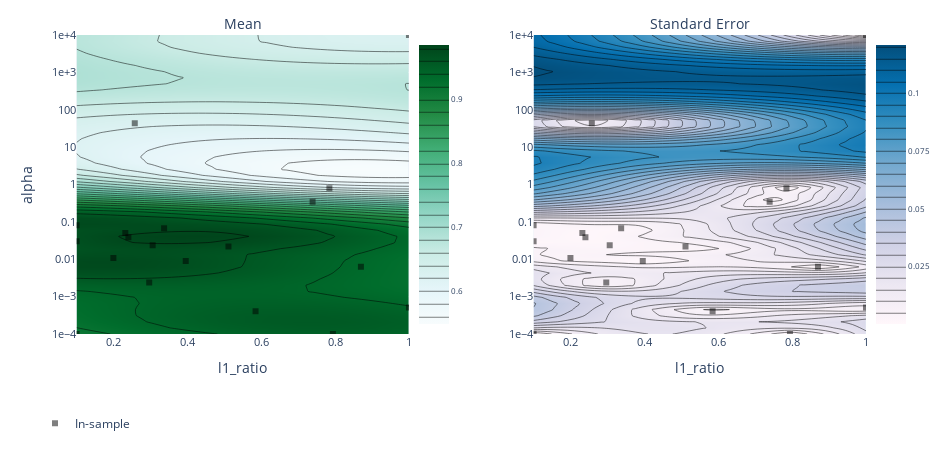

Notebook code cell kept with this figure:
### Markdown cell above
### Plot response surface¶

Contour plot showing classification accuracy as a function of the two hyperparameters.

The black squares show points that we have actually run, notice how they are clustered in the optimal region.

### Code cell
render(plot_contour(model=model, param_x='l1_ratio', param_y='alpha', metric_name='accuracy'))

### Figure 1 — Plotly figure (JSON) as saved in the notebook; plotly's stock layout.template omitted (floating-point values rounded to 4 significant figures; data arrays with more than 128 entries replaced by an {"elided": "..."} marker saying what was removed)
{"data": [{"autocolorscale": false, "autocontour": true, "colorbar": {"tickfont": {"size": 8}, "ticksuffix": "", "x": 0.45, "y": 0.5}, "colorscale": [[0, "rgb(247,252,253)"], [0.125, "rgb(229,245,249)"], [0.25, "rgb(204,236,230)"], [0.375, "rgb(153,216,201)"], [0.5, "rgb(102,194,164)"], [0.625, "rgb(65,174,118)"], [0.75, "rgb(35,139,69)"], [0.875, "rgb(0,109,44)"], [1, "rgb(0,68,27)"]], "contours": {"coloring": "heatmap"}, "hoverinfo": "x+y+z", "ncontours": 25, "type": "contour", "x": [0.1, 0.1184, 0.1367, 0.1551, 0.1735, 0.1918, 0.2102, 0.2286, 0.2469, 0.2653, 0.2837, 0.302, 0.3204, 0.3388, 0.3571, 0.3755, 0.3939, 0.4122, 0.4306, 0.449, 0.4673, 0.4857, 0.5041, 0.5224, 0.5408, 0.5592, 0.5776, 0.5959, 0.6143, 0.6327, 0.651, 0.6694, 0.6878, 0.7061, 0.7245, 0.7429, 0.7612, 0.7796, 0.798, 0.8163, 0.8347, 0.8531, 0.8714, 0.8898, 0.9082, 0.9265, 0.9449, 0.9633, 0.9816, 1], "xaxis": "x", "y": [0.0001, 0.0001456, 0.0002121, 0.0003089, 0.0004498, 0.0006551, 0.0009541, 0.001389, 0.002024, 0.002947, 0.004292, 0.006251, 0.009103, 0.01326, 0.01931, 0.02812, 0.04095, 0.05964, 0.08685, 0.1265, 0.1842, 0.2683, 0.3907, 0.569, 0.8286, 1.207, 1.758, 2.56, 3.728, 5.429, 7.906, 11.51, 16.77, 24.42, 35.56, 51.79, 75.43, 109.9, 160.0, 233.0, 339.3, 494.2, 719.7, 1048.0, 1526.0, 2223.0, 3237.0, 4715.0, 6866.0, 10000], "yaxis": "y", "z": {"elided": "50x50 float values"}, "zauto": true, "zmax": 0.9856, "zmin": -0.9856}, {"autocolorscale": false, "autocontour": true, "colorbar": {"tickfont": {"size": 8}, "ticksuffix": "", "x": 1, "y": 0.5}, "colorscale": [[0, "rgb(255,247,251)"], [0.1429, "rgb(236,231,242)"], [0.2857, "rgb(208,209,230)"], [0.4286, "rgb(166,189,219)"], [0.5714, "rgb(116,169,207)"], [0.7143, "rgb(54,144,192)"], [0.8571, "rgb(5,112,176)"], [1, "rgb(3,78,123)"]], "contours": {"coloring": "heatmap"}, "hoverinfo": "x+y+z", "ncontours": 25, "type": "contour", "x": [0.1, 0.1184, 0.1367, 0.1551, 0.1735, 0.1918, 0.2102, 0.2286, 0.2469, 0.2653, 0.2837, 0.302, 0.3204, 0.3388, 0.3571, 0.3755, 0.3939, 0.4122, 0.4306, 0.449, 0.4673, 0.4857, 0.5041, 0.5224, 0.5408, 0.5592, 0.5776, 0.5959, 0.6143, 0.6327, 0.651, 0.6694, 0.6878, 0.7061, 0.7245, 0.7429, 0.7612, 0.7796, 0.798, 0.8163, 0.8347, 0.8531, 0.8714, 0.8898, 0.9082, 0.9265, 0.9449, 0.9633, 0.9816, 1], "xaxis": "x2", "y": [0.0001, 0.0001456, 0.0002121, 0.0003089, 0.0004498, 0.0006551, 0.0009541, 0.001389, 0.002024, 0.002947, 0.004292, 0.006251, 0.009103, 0.01326, 0.01931, 0.02812, 0.04095, 0.05964, 0.08685, 0.1265, 0.1842, 0.2683, 0.3907, 0.569, 0.8286, 1.207, 1.758, 2.56, 3.728, 5.429, 7.906, 11.51, 16.77, 24.42, 35.56, 51.79, 75.43, 109.9, 160.0, 233.0, 339.3, 494.2, 719.7, 1048.0, 1526.0, 2223.0, 3237.0, 4715.0, 6866.0, 10000], "yaxis": "y2", "z": {"elided": "50x50 float values"}}, {"hoverinfo": "text", "legendgroup": "In-sample", "marker": {"color": "black", "opacity": 0.5, "symbol": 1}, "mode": "markers", "name": "In-sample", "text": ["Arm 0_0<br>accuracy: 0.625731 (SEM: 0)<br>l1_ratio: 0.784615<br>alpha: 0.796794", "Arm 10_0<br>accuracy: 0.982456 (SEM: 0)<br>l1_ratio: 0.240328<br>alpha: 0.0385895", "Arm 11_0<br>accuracy: 0.94152 (SEM: 0)<br>l1_ratio: 1<br>alpha: 0.000512157", "Arm 12_0<br>accuracy: 0.625731 (SEM: 0)<br>l1_ratio: 1<br>alpha: 10000", "Arm 13_0<br>accuracy: 0.953216 (SEM: 0)<br>l1_ratio: 0.584696<br>alpha: 0.000405481", "Arm 14_0<br>accuracy: 0.97076 (SEM: 0)<br>l1_ratio: 0.1<br>alpha: 0.0303398", "Arm 15_0<br>accuracy: 0.976608 (SEM: 0)<br>l1_ratio: 0.337044<br>alpha: 0.0670753", "Arm 16_0<br>accuracy: 0.97076 (SEM: 0)<br>l1_ratio: 0.395604<br>alpha: 0.00900011", "Arm 17_0<br>accuracy: 0.976608 (SEM: 0)<br>l1_ratio: 0.306083<br>alpha: 0.0238113", "Arm 18_0<br>accuracy: 0.976608 (SEM: 0)<br>l1_ratio: 0.23203<br>alpha: 0.0505998", "Arm 1_0<br>accuracy: 0.625731 (SEM: 0)<br>l1_ratio: 0.257622<br>alpha: 43.5629", "Arm 2_0<br>accuracy: 0.777778 (SEM: 0)<br>l1_ratio: 0.739111<br>alpha: 0.346305", "Arm 3_0<br>accuracy: 0.976608 (SEM: 0)<br>l1_ratio: 0.199745<br>alpha: 0.0107657", "Arm 4_0<br>accuracy: 0.953216 (SEM: 0)<br>l1_ratio: 0.296734<br>alpha: 0.00238075", "Arm 5_0<br>accuracy: 0.97076 (SEM: 0)<br>l1_ratio: 0.511277<br>alpha: 0.0220063", "Arm 6_0<br>accuracy: 0.935673 (SEM: 0)<br>l1_ratio: 0.869932<br>alpha: 0.00632201", "Arm 7_0<br>accuracy: 0.976608 (SEM: 0)<br>l1_ratio: 0.1<br>alpha: 0.0810453", "Arm 8_0<br>accuracy: 0.947368 (SEM: 0)<br>l1_ratio: 0.794098<br>alpha: 0.0001", "Arm 9_0<br>accuracy: 0.912281 (SEM: 0)<br>l1_ratio: 0.1<br>alpha: 0.0001"], "type": "scatter", "x": [0.7846, 0.2403, 1, 1, 0.5847, 0.1, 0.337, 0.3956, 0.3061, 0.232, 0.2576, 0.7391, 0.1997, 0.2967, 0.5113, 0.8699, 0.1, 0.7941, 0.1], "xaxis": "x", "y": [0.7968, 0.03859, 0.0005122, 10000, 0.0004055, 0.03034, 0.06708, 0.009, 0.02381, 0.0506, 43.56, 0.3463, 0.01077, 0.002381, 0.02201, 0.006322, 0.08105, 0.0001, 0.0001], "yaxis": "y"}, {"hoverinfo": "text", "legendgroup": "In-sample", "marker": {"color": "black", "opacity": 0.5, "symbol": 1}, "mode": "markers", "name": "In-sample", "showlegend": false, "text": ["Arm 0_0<br>accuracy: 0.625731 (SEM: 0)<br>l1_ratio: 0.784615<br>alpha: 0.796794", "Arm 10_0<br>accuracy: 0.982456 (SEM: 0)<br>l1_ratio: 0.240328<br>alpha: 0.0385895", "Arm 11_0<br>accuracy: 0.94152 (SEM: 0)<br>l1_ratio: 1<br>alpha: 0.000512157", "Arm 12_0<br>accuracy: 0.625731 (SEM: 0)<br>l1_ratio: 1<br>alpha: 10000", "Arm 13_0<br>accuracy: 0.953216 (SEM: 0)<br>l1_ratio: 0.584696<br>alpha: 0.000405481", "Arm 14_0<br>accuracy: 0.97076 (SEM: 0)<br>l1_ratio: 0.1<br>alpha: 0.0303398", "Arm 15_0<br>accuracy: 0.976608 (SEM: 0)<br>l1_ratio: 0.337044<br>alpha: 0.0670753", "Arm 16_0<br>accuracy: 0.97076 (SEM: 0)<br>l1_ratio: 0.395604<br>alpha: 0.00900011", "Arm 17_0<br>accuracy: 0.976608 (SEM: 0)<br>l1_ratio: 0.306083<br>alpha: 0.0238113", "Arm 18_0<br>accuracy: 0.976608 (SEM: 0)<br>l1_ratio: 0.23203<br>alpha: 0.0505998", "Arm 1_0<br>accuracy: 0.625731 (SEM: 0)<br>l1_ratio: 0.257622<br>alpha: 43.5629", "Arm 2_0<br>accuracy: 0.777778 (SEM: 0)<br>l1_ratio: 0.739111<br>alpha: 0.346305", "Arm 3_0<br>accuracy: 0.976608 (SEM: 0)<br>l1_ratio: 0.199745<br>alpha: 0.0107657", "Arm 4_0<br>accuracy: 0.953216 (SEM: 0)<br>l1_ratio: 0.296734<br>alpha: 0.00238075", "Arm 5_0<br>accuracy: 0.97076 (SEM: 0)<br>l1_ratio: 0.511277<br>alpha: 0.0220063", "Arm 6_0<br>accuracy: 0.935673 (SEM: 0)<br>l1_ratio: 0.869932<br>alpha: 0.00632201", "Arm 7_0<br>accuracy: 0.976608 (SEM: 0)<br>l1_ratio: 0.1<br>alpha: 0.0810453", "Arm 8_0<br>accuracy: 0.947368 (SEM: 0)<br>l1_ratio: 0.794098<br>alpha: 0.0001", "Arm 9_0<br>accuracy: 0.912281 (SEM: 0)<br>l1_ratio: 0.1<br>alpha: 0.0001"], "type": "scatter", "x": [0.7846, 0.2403, 1, 1, 0.5847, 0.1, 0.337, 0.3956, 0.3061, 0.232, 0.2576, 0.7391, 0.1997, 0.2967, 0.5113, 0.8699, 0.1, 0.7941, 0.1], "xaxis": "x2", "y": [0.7968, 0.03859, 0.0005122, 10000, 0.0004055, 0.03034, 0.06708, 0.009, 0.02381, 0.0506, 43.56, 0.3463, 0.01077, 0.002381, 0.02201, 0.006322, 0.08105, 0.0001, 0.0001], "yaxis": "y2"}], "layout": {"annotations": [{"font": {"size": 14}, "showarrow": false, "text": "Mean", "x": 0.25, "xanchor": "center", "xref": "paper", "y": 1, "yanchor": "bottom", "yref": "paper"}, {"font": {"size": 14}, "showarrow": false, "text": "Standard Error", "x": 0.8, "xanchor": "center", "xref": "paper", "y": 1, "yanchor": "bottom", "yref": "paper"}], "autosize": false, "height": 450, "hovermode": "closest", "legend": {"orientation": "h", "x": 0, "y": -0.25}, "margin": {"b": 100, "l": 35, "pad": 0, "r": 35, "t": 35}, "width": 950, "xaxis": {"anchor": "y", "autorange": false, "domain": [0.05, 0.45], "exponentformat": "e", "range": [0.1, 1], "tickfont": {"size": 11}, "tickmode": "auto", "title": {"text": "l1_ratio"}, "type": "linear"}, "xaxis2": {"anchor": "y2", "autorange": false, "domain": [0.6, 1], "exponentformat": "e", "range": [0.1, 1], "tickfont": {"size": 11}, "tickmode": "auto", "title": {"text": "l1_ratio"}, "type": "linear"}, "yaxis": {"anchor": "x", "autorange": false, "domain": [0, 1], "exponentformat": "e", "range": [-4, 4], "tickfont": {"size": 11}, "tickmode": "auto", "title": {"text": "alpha"}, "type": "log"}, "yaxis2": {"anchor": "x2", "autorange": false, "domain": [0, 1], "exponentformat": "e", "range": [-4, 4], "tickfont": {"size": 11}, "tickmode": "auto", "type": "log"}}}
